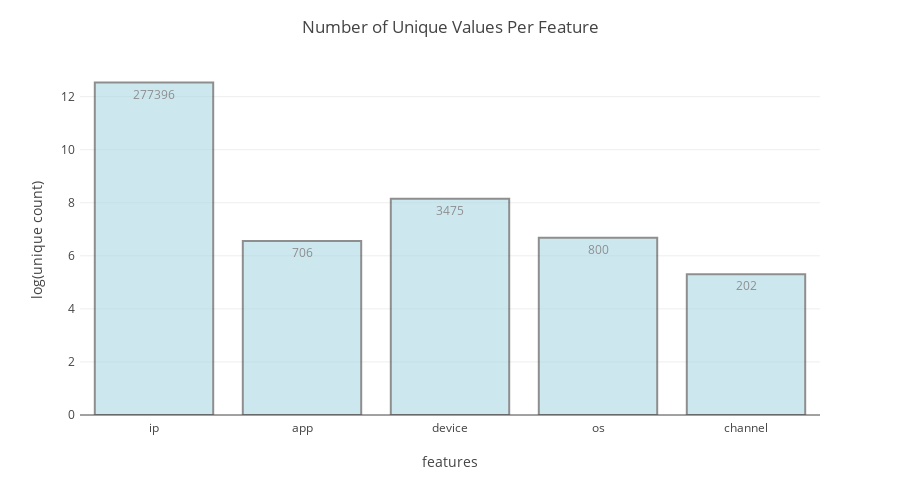

Here is the notebook cell this chart was saved with:
### Markdown cell above
Some note:
1. 'is_attributed' is the target variable (only 1 and 0)
2. Data is organized in timestamp sequence (ordered by 'click_time' ASCD)
3. Besides 'click_time', all other variables are categorical.

### Code cell
# Let's do unique counts on other variables
cols = ['ip', 'app', 'device', 'os', 'channel']
uniques = [len(df_train[col].unique()) for col in cols]
log_uniques = [np.log(unique) for unique in uniques]
# plot
plotly_plot = PlotlyPlot(
    title='Number of Unique Values Per Feature', 
    yaxis={'title': 'log(unique count)'}, 
    xaxis={'title': 'features'})
plotly_plot.barplot(
    x=cols, 
    y=log_uniques, 
    text=uniques,
    marker_attribute={
        'color': 'lightblue',
        'line': {'width': 2}
    }
)

### Figure 1 — Plotly figure (JSON) as saved in the notebook; plotly's stock layout.template omitted (floating-point values rounded to 4 significant figures)
{"data": [{"marker": {"color": "lightblue", "line": {"width": 2}}, "opacity": 0.6, "text": [277396, 706, 3475, 800, 202], "textposition": "auto", "type": "bar", "x": ["ip", "app", "device", "os", "channel"], "y": [12.53, 6.56, 8.153, 6.685, 5.308]}], "layout": {"height": 500, "margin": {"b": 85, "pad": 4, "t": 65}, "title": "Number of Unique Values Per Feature", "width": 900, "xaxis": {"title": "features"}, "yaxis": {"title": "log(unique count)"}}}
